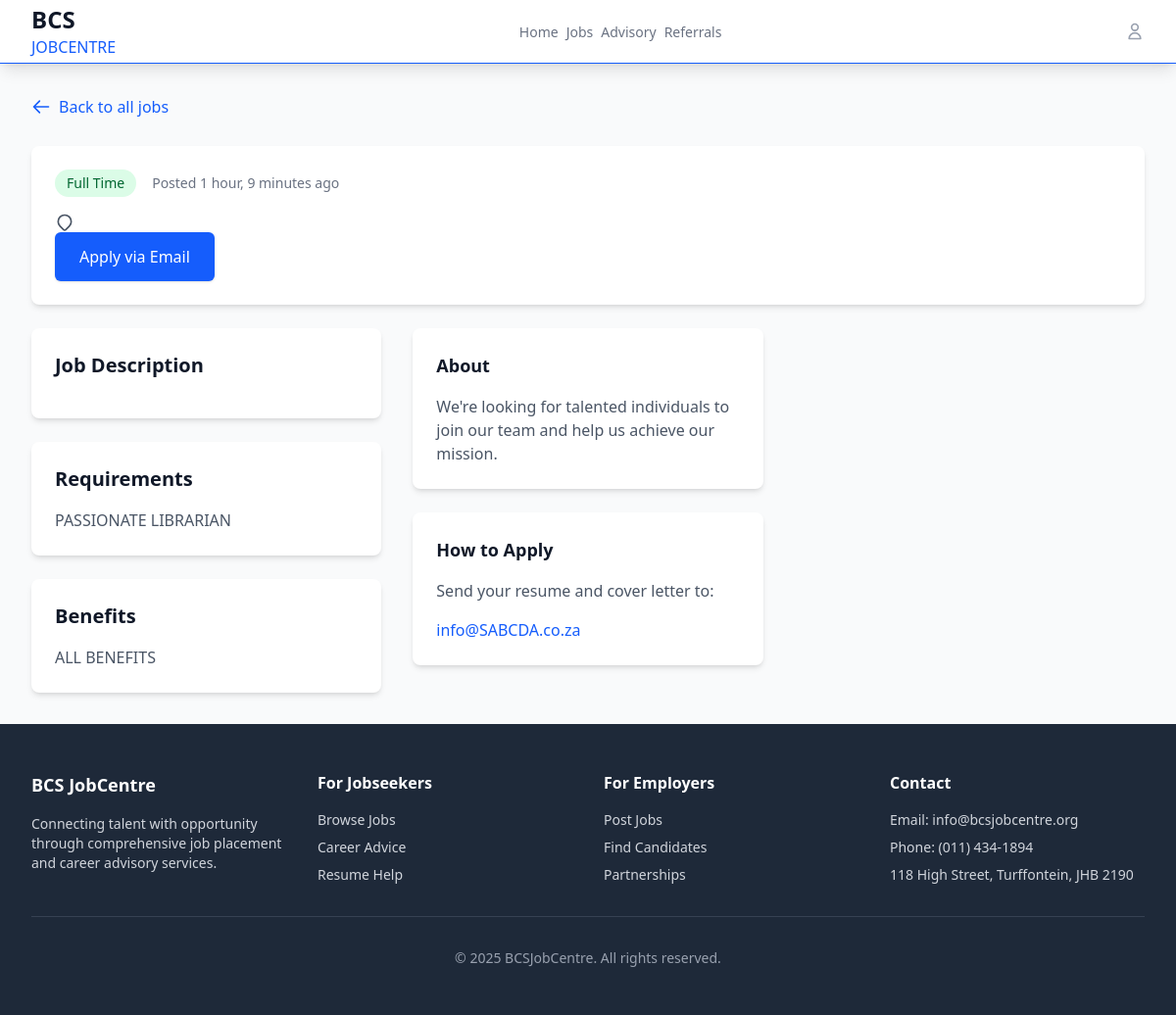
Screenshot of /jobs/9/ with the database file from the repository.
### jobs/models.py (models this page shows, shortened)
class Vacancy(models.Model):
    title = models.CharField(max_length=255)
    attachment = models.FileField(upload_to="vacancy_uploads/", blank=True, null=True)
    JOB_TYPES = [
        ('full_time', 'Full Time'),
        ('part_time', 'Part Time'),
        ('contract', 'Contract'),
        ('internship', 'Internship'),
        ('remote', 'Remote'),
    ]
    CURRENCY_CHOICES = [
        ('ZAR', 'South African Rand (R)'),
        ('USD', 'US Dollar ($)'),
        ('EUR', 'Euro (€)'),
        ('GBP', 'British Pound (£)'),
    ]
    title = models.CharField(max_length=200, blank=True)
    company = models.CharField(max_length=200, blank=True)
    description = models.TextField(blank=True)
    location = models.CharField(max_length=100, blank=True)
    salary = models.CharField(max_length=100, blank=True)
    salary_min = models.DecimalField(max_digits=10, decimal_places=2, blank=True, null=True)
    salary_max = models.DecimalField(max_digits=10, decimal_places=2, blank=True, null=True)
    currency = models.CharField(max_length=3, choices=CURRENCY_CHOICES, default='ZAR')
    job_type = models.CharField(max_length=20, choices=JOB_TYPES, default='full_time')
    requirements = models.TextField(blank=True)
    benefits = models.TextField(blank=True)
    application_email = models.EmailField(blank=True)
    application_url = models.URLField(blank=True)
    is_featured = models.BooleanField(default=False)
    is_active = models.BooleanField(default=True)
    posted_date = models.DateTimeField(auto_now_add=True)
    closing_date = models.DateField(blank=True, null=True)
    attachment = models.FileField(
        upload_to='vacancies/%Y/%m/%d/',
        blank=True,
        null=True,
        validators=[
            FileExtensionValidator(allowed_extensions=['pdf', 'png', 'jpg', 'jpeg', 'gif']),
            validate_file_size
        ]
    )
    is_upload_only = models.BooleanField(default=False)

### jobs/views.py (the view)
# urls.py: path("<int:pk>/", views.vacancy_detail, name="vacancy_detail"),
def vacancy_detail(request, pk):
    vacancy = get_object_or_404(Vacancy, pk=pk)
    return render(request, "jobs/vacancy_detail.html", {"vacancy": vacancy})

### templates/jobs/vacancy_detail.html (shortened to what this page needs)
{% extends 'base.html' %}
{% load currency_filters %}
{% block content %}
<div class="max-w-4xl mx-auto px-4 sm:px-6 lg:px-8 py-8">
    <div class="mb-6">
        <a href="{% url 'jobs:vacancy_list' %}" class="inline-flex items-center text-blue-600 hover:text-blue-800">
            <svg class="h-5 w-5 mr-2" fill="none" viewBox="0 0 24 24" stroke="currentColor">
                <path stroke-linecap="round" stroke-linejoin="round" stroke-width="2" d="M10 19l-7-7m0 0l7-7m-7 7h18"/>
            </svg>
            Back to all jobs
        </a>
    </div>
    <div class="bg-white rounded-lg shadow-md p-6 mb-6">
        <div class="flex flex-col lg:flex-row lg:items-start lg:justify-between">
            <div class="flex-1">
                <div class="flex items-center mb-4">
                    <span class="inline-flex items-center px-3 py-1 rounded-full text-sm font-medium
                                {% if vacancy.job_type == 'full_time' %}bg-green-100 text-green-800
                                {% elif vacancy.job_type == 'part_time' %}bg-blue-100 text-blue-800
                                {% elif vacancy.job_type == 'contract' %}bg-purple-100 text-purple-800
                                {% else %}bg-gray-100 text-gray-800{% endif %}">
                        {{ vacancy.get_job_type_display }}
                    </span>
                    <span class="ml-4 text-sm text-gray-500">Posted {{ vacancy.posted_date|timesince }} ago</span>
                </div>
                <div class="flex flex-wrap gap-4 text-gray-600">
                    <div class="flex items-center">
                        <svg class="h-5 w-5 mr-2" fill="none" viewBox="0 0 24 24" stroke="currentColor">
                            <path stroke-linecap="round" stroke-linejoin="round" stroke-width="2" d="M17.657 16.657L13.414 20.9a1.998 1.998 0 01-2.827 0l-4.244-4.243a8 8 0 1111.314 0z"/>
                        </svg>
                    </div>
                   {% load currency_filters %}
                </div>
            </div>
            <div class="mt-4 lg:mt-0 lg:ml-6">
                {% if vacancy.application_url %}
                <a href="{{ vacancy.application_url }}" target="_blank" class="inline-flex items-center px-6 py-3 border border-transparent text-base font-medium rounded-md shadow-sm text-white bg-blue-600 hover:bg-blue-700">
                    Apply Now
                </a>
                {% elif vacancy.application_email %}
                <a href="mailto:{{ vacancy.application_email }}?subject=Application for {{ vacancy.title }}" class="inline-flex items-center px-6 py-3 border border-transparent text-base font-medium rounded-md shadow-sm text-white bg-blue-600 hover:bg-blue-700">
                    Apply via Email
                </a>
                {% else %}
                <button class="inline-flex items-center px-6 py-3 border border-transparent text-base font-medium rounded-md shadow-sm text-white bg-blue-600 hover:bg-blue-700">
                    Apply for this Job
                </button>
                {% endif %}
            </div>
        </div>
    </div>
    <div class="grid grid-cols-1 lg:grid-cols-3 gap-8">
        <div class="lg:col-span-2">
            <div class="bg-white rounded-lg shadow-md p-6 mb-6">
                <h3 class="text-xl font-semibold text-gray-900 mb-4">Job Description</h3>
            </div>
            {% if vacancy.requirements %}
            <div class="bg-white rounded-lg shadow-md p-6 mb-6">
                <h3 class="text-xl font-semibold text-gray-900 mb-4">Requirements</h3>
                <div class="prose max-w-none text-gray-600">
                    {{ vacancy.requirements|linebreaks }}
                </div>
            </div>
            {% endif %}
            {% if vacancy.benefits %}
            <div class="bg-white rounded-lg shadow-md p-6">
                <h3 class="text-xl font-semibold text-gray-900 mb-4">Benefits</h3>
                <div class="prose max-w-none text-gray-600">
                    {{ vacancy.benefits|linebreaks }}
                </div>
            </div>
            {% endif %}
        </div>
        <div class="lg:col-span-1">
            <div class="bg-white rounded-lg shadow-md p-6 mb-6">
                <h3 class="text-lg font-semibold text-gray-900 mb-4">About {{ vacancy.company }}</h3>
                <p class="text-gray-600">We're looking for talented individuals to join our team and help us achieve our mission.</p>
            </div>
            <div class="bg-white rounded-lg shadow-md p-6">
                <h3 class="text-lg font-semibold text-gray-900 mb-4">How to Apply</h3>
                {% if vacancy.application_url %}
                <p class="text-gray-600 mb-4">Click the "Apply Now" button to submit your application through our portal.</p>
                <a href="{{ vacancy.application_url }}" target="_blank" class="w-full inline-flex justify-center items-center px-4 py-2 border border-transparent text-sm font-medium rounded-md shadow-sm text-white bg-green-600 hover:bg-green-700">
                    Apply Now
                </a>
                {% elif vacancy.application_email %}
                <p class="text-gray-600 mb-4">Send your resume and cover letter to:</p>
                <a href="mailto:{{ vacancy.application_email }}" class="text-blue-600 hover:text-blue-800 break-all">
                    {{ vacancy.application_email }}
                </a>
                {% else %}
                <p class="text-gray-600">Please contact the employer directly for application instructions.</p>
                {% endif %}
            </div>
        </div>
    </div>
</div>
{% endblock %}

### rows the page displays
Vacancy: job_type "Full Time", posted_date "1 hour, 9 minutes", requirements "PASSIONATE LIBRARIAN", benefits "ALL BENEFITS", application_email "info@SABCDA.co.za"
